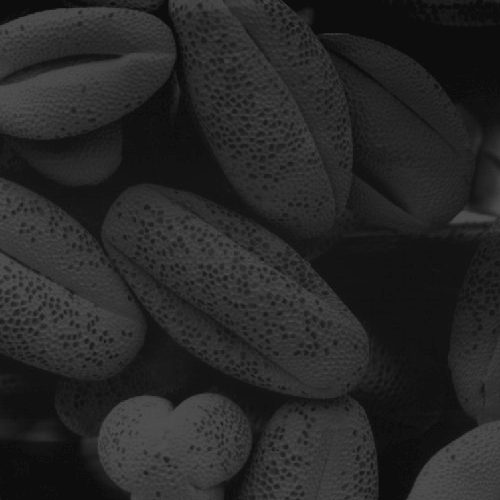
#> input picture images/Fig0320(4)(bottom_left).tif, 500 x 500 px
$ jupyter execute 'ch2 数字图像处理第二次作业.ipynb'   (shell and % lines are left out)
#> lines starting #> are read from the running program, lines starting #| are printed output that depends on the picture; long printed decimals are rounded
[cell 1]
import numpy as np
import cv2
import math
import matplotlib
from matplotlib import pyplot as plt

## histogram equalization

[cell 2]
def show_image_and_hist(image,title1="transformed image",title2="histogram distribution"):
    """
    展示图片与其对应的直方图
    """
    ax = []
    fig=plt.figure(figsize=(9, 4))
    ax.append(fig.add_subplot(1, 2, 1))
    ax[-1].set_title(title1)
    plt.imshow(image,cmap='gray')

    ax.append(fig.add_subplot(1, 2, 2))
    ax[-1].set_title(title2)
    flatten = image.ravel()
    plt.hist(flatten,np.arange(0,256))

    plt.show()

[cell 3]
""" 读入图片(灰度图)"""
path = 'images/Fig0320(4)(bottom_left).tif'
image = cv2.imread(path, 0)
#> image is the input picture: shape (500, 500); min 13, max 83, mean 38.7
g = cv2.equalizeHist(image)
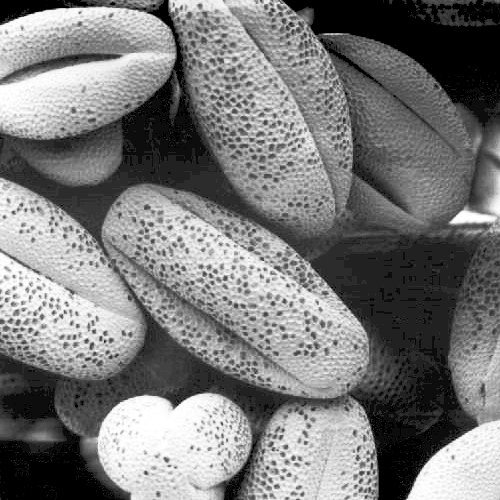
#> g: shape (500, 500); min 0, max 255, mean 121.5


hist, bins = np.histogram(image.flatten(),256,[0,255])
#> hist = 256 values, max 17718 at index 13, min 0 at index 0, mean 976.6; bins = 257 values from 0 to 255

#cumulative distribution function
cdf = hist.cumsum()
#> cdf = 256 values from 0 to 250000

cdf_m = np.ma.masked_equal(cdf,0)
cdf_m = ((cdf_m - cdf_m.min())*255)/(cdf_m.max() - cdf_m.min())
cdf_scaled = np.ma.filled(cdf_m,0).astype('uint8')
#> cdf_scaled = 256 values from 0 to 255

#image2 = np.zeros_like(image)
image2 = cdf_scaled[image].astype('uint8')

#for x in range(image.shape[0]):
#    for y in range(image.shape[1]):
#        image2[x,y] = cdf_scaled[image[x,y]]


show_image_and_hist(image,title1='original image')
show_image_and_hist(image2,title1='implement eq result')
show_image_and_hist(g,title1='opencv eq result')

[cell 4]
x_values = np.arange(0,256)
y_values = cdf_scaled[x_values].astype('uint8')
#> y_values = 256 values from 0 to 255

plt.title('mapping function')
plt.xlim((0,255))
plt.ylim((0,255))
plt.plot(x_values, y_values)
#> figure, not shown here; curve peaks at x = 83, y = 255
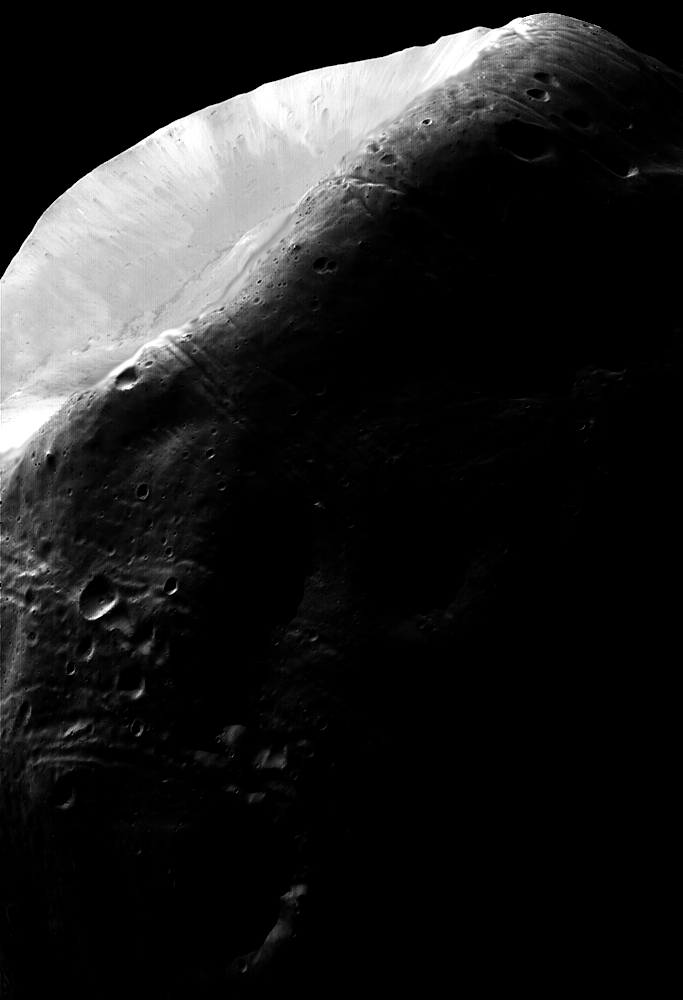
#> input picture images/Fig0323(a)(mars_moon_phobos).tif, 683 x 1000 px
#> further down, image is the input picture: shape (1000, 683); min 0, max 255, mean 31.7

[cell 5]
def generate_two_modes_gaussian(m1,sigma1,m2,sigma2,A1,A2,k):
    c1=A1*(1/((2*math.pi)**0.5)*sigma1)
    k1 = 2*(sigma1**2)
    c2=A2*(1/((2*math.pi)**0.5)*sigma2)
    k2 = 2*(sigma2**2)
    z = np.arange(0.0,1.0,1/256)
    #print(z)
    p = k + c1*np.exp(-((z-m1)**2)/k1)+c2*np.exp(-((z-m2)**2)/k2)
    p = p/np.sum(p)
    return p

[cell 6]
def find_nearest_above(my_array, target):
    # my_array是指定参考图像直方图均衡化之后的数组
    # target是原图灰度值在直方图均衡化图中对应的灰度值
    diff = my_array - target
    # 布尔数组
    mask = np.ma.less_equal(diff, -1)

    if np.all(mask):# 如果target比my_array都大
        c = np.abs(diff).argmin()
        return c # returns min index of the nearest if target is greater than any value
    masked_diff = np.ma.masked_array(diff, mask)
    return masked_diff.argmin()

[cell 7]
def hist_match(original, specified_pdf):

    oldshape = original.shape
#> oldshape = (1000, 683)
    original = original.ravel()


    # s_values 返回结果是升序排列的
    s_values, bin_idx, s_counts = np.unique(original, return_inverse=True,return_counts=True)
#> s_values = 256 values from 0 to 255; s_counts = 256 values, max 421847 at index 0, min 11 at index 90, mean 2668

    s_quantiles = np.cumsum(s_counts).astype(np.float64)
#> s_quantiles = 256 values from 421847 to 683000
    s_quantiles /= s_quantiles[-1]
#> s_quantiles = 256 values from 0.618 to 1

    t_quantiles = np.cumsum(specified_pdf).astype(np.float64)
    t_quantiles /= t_quantiles[-1]

    # np.around 0:[0,0.5], 1:(0.5,1]
    sour = np.around(s_quantiles*255)
#> sour = 256 values from 157 to 255
    temp = np.around(t_quantiles*255)
    #print(sour[:15])

    b=[]
    for data in sour[:]:
        b.append(find_nearest_above(temp,data))
#> this loop made 256 passes
#> data on passes 1 to 3: 157, 166, 173
#> after the loop, b = 256 values from 60 to 254
    #b就是映射后的灰度级
    b= np.array(b,dtype='uint8')
    # b[bin_idx]相当于逆变换
    return s_values, b, b[bin_idx].reshape(oldshape)

## histogram matching

[cell 8]
""" 读入图片(灰度图)"""
path = 'images/Fig0323(a)(mars_moon_phobos).tif'
image = cv2.imread(path, 0)
show_image_and_hist(image)

"""规定的直方图"""
gaussians = generate_two_modes_gaussian(m1=0.15,sigma1=0.05,m2=0.75, sigma2=0.05,A1=1,A2=0.07,k=0.002)
x = np.arange(0,1,1/256)
plt.plot(x,gaussians)

[cell 9]
s_values,mapping, matched_image = hist_match(image, gaussians)
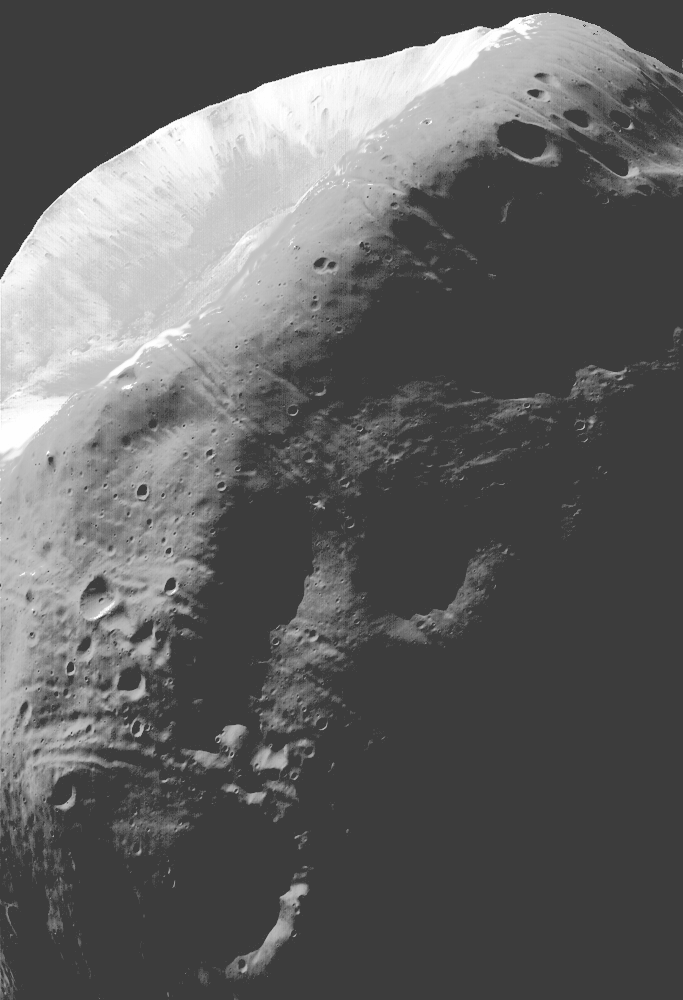
#> matched_image: shape (1000, 683); min 60, max 254, mean 97.4
#> s_values = 256 values from 0 to 255; mapping = 256 values from 60 to 254
#print(len(mapping))
show_image_and_hist(matched_image)
plt.title('mapping function')
plt.xlim((0,255))
plt.ylim((0,255))
plt.plot(s_values, mapping)
#> figure, not shown here; curve peaks at x = 255, y = 254

## intensity transformation

**用来展示的工具函数**

[cell 10]
def show_image_and_transformed(image, transformed):
    """
    展示原图与灰度变换后的图像
    """
    ax = []
    fig=plt.figure(figsize=(9, 4))
    ax.append(fig.add_subplot(1, 2, 1))
    ax[-1].set_title("origin image")
    plt.imshow(image,cmap='gray')

    ax.append(fig.add_subplot(1, 2, 2))
    ax[-1].set_title("transformed image")
    plt.imshow(transformed,cmap='gray')

    plt.show()

[cell 11]
breast_img = 'images/Fig0304(a)(breast_digital_Xray).tif'
img = cv2.imread(breast_img, 0)
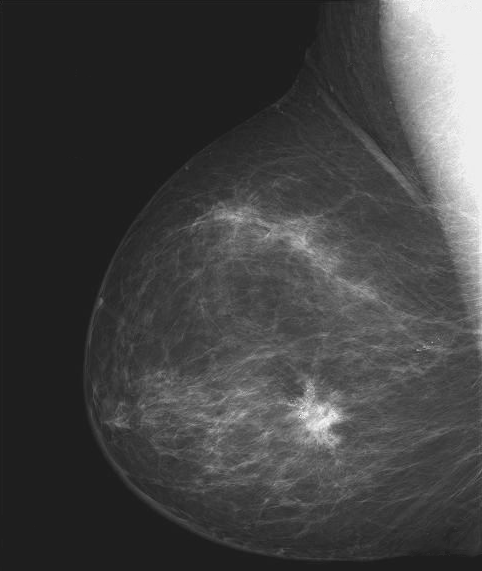
#> input picture images/Fig0304(a)(breast_digital_Xray).tif, 482 x 571 px
#> img is the input picture: shape (571, 482); min 21, max 255, mean 66.7

[cell 12]
if img.dtype=='uint8':
    img = img.astype('float')/255.

### Image Negative

[cell 13]
negative = 1. - img
show_image_and_transformed(img, negative)

### Image Stretch

[cell 14]
# ref: https://stackoverflow.com/questions/39767612/what-is-the-equivalent-of-matlabs-imadjust-in-python
# TODO 与imadjust2统一成相同的数据范围
def imadjust(src,a=None,b=None,c=None,d=None,gamma=1):
    # Similar to imadjust in MATLAB.
    # Converts an image range from [a,b] to [c,d].
    # The Equation of a line can be used for this transformation:
    #   y=((d-c)/(b-a))*(x-a)+c
    # However, it is better to use a more generalized equation:
    #   y=((x-a)/(b-a))^gamma*(d-c)+c
    # If gamma is equal to 1, then the line equation is used.
    # When gamma is not equal to 1, then the transformation is not linear.
#> called with a = 0.5, b = 0.75, c = 0, d = 1, gamma = 1
    assert len(src.shape) == 2 ,'Input image should be 2-dims'
    if np.max(src)>1.0:
        src = src.astype('float')/255.

    if not a:
        a = max(np.min(src), 0.)
    if not b:
        b = min(np.max(src), 1.)
    if not c:
        c = 0.
    if not d:
        d = 1.
    # c,d=1,0可以模拟负片效果
    if d>c:
        dst = (((src - a) / (b - a)) ** gamma) * (d - c) + c
    else:
        dst = 1 - (((src - a) / (b - a)) ** gamma) * (c - d) + c
    return dst

[cell 15]
strecth1 = imadjust(img,0.5,0.75,0,1)
strecth1[strecth1<0]=0
strecth1[strecth1>1]=1
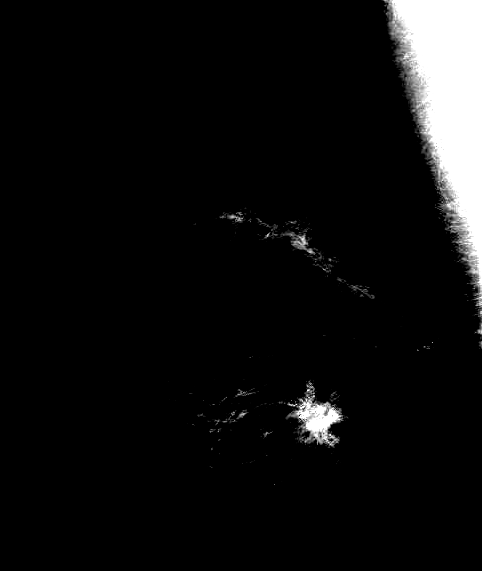
#> strecth1: shape (571, 482) float64; min 0, max 1, mean 0.06
show_image_and_transformed(img, strecth1)

[cell 16]
strecth2 = imadjust(img,None,None,None,None,2)
strecth2[strecth2<0]=0
strecth2[strecth2>1]=1
show_image_and_transformed(img, strecth2)

**较为复杂的imadjust实现，可以实现阈值的自动计算，相当于matlab中的imadjust(f,stretchlim(f),[])**

[cell 17]
# ref:https://stackoverflow.com/questions/39767612/what-is-the-equivalent-of-matlabs-imadjust-in-python
import bisect
def imadjust2(src, tol=1, vin=[0,255], vout=(0,255)):
    # src : input one-layer image (numpy array)
    # tol : tolerance, from 0 to 100.
    # vin  : src image bounds
    # vout : dst image bounds
    # return : output img

#> called with tol = 1, vout = (0, 255)
    assert len(src.shape) == 2 ,'Input image should be 2-dims'
    if np.max(src)<=1.0:
        src = (src*255).astype('uint8')


    tol = max(0, min(100, tol))

    if tol > 0:#当该参数不为0时，自动计算图像灰度级的顶部和底部tol%的像素值作为vin
        # Compute in and out limits
        # Histogram
        hist = np.histogram(src,bins=list(range(257)),range=(0,255))[0]
#> hist = 256 values, max 93879 at index 30, min 0 at index 0, mean 1075.1

        # Cumulative histogram
        cum = hist.copy()
#> cum has the same summary as hist
        for i in range(1, 256): cum[i] = cum[i - 1] + hist[i]
#> after the loop, cum = 256 values from 0 to 275222

        # Compute bounds
        total = src.shape[0] * src.shape[1]
#> total = 275222
        low_bound = total * tol / 100
#> low_bound = 2752.2
        upp_bound = total * (100 - tol) / 100
#> upp_bound = 272469.8
        vin[0] = bisect.bisect_left(cum, low_bound)
        vin[1] = bisect.bisect_left(cum, upp_bound)
        print(vin)
#| [30, 238]

    # Stretching

    vs = src-vin[0]
    vs[src<vin[0]]=0
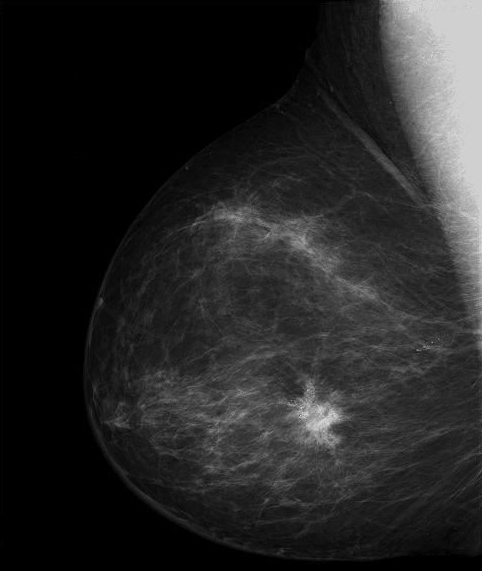
#> vs: shape (571, 482); min 0, max 225, mean 36.7
    if vout[1]>vout[0]:
        scale = (vout[1] - vout[0]) / (vin[1] - vin[0])
#> scale = 1.23
        vd = vs*scale+0.5 + vout[0]
        vd[vd>vout[1]] = vout[1]
#> vd: shape (571, 482) float64; min 0.5, max 255, mean 45.5
        dst = vd
    else:
        scale = (vout[0] - vout[1]) / (vin[1] - vin[0])
        vd = vs*scale+0.5 + vout[1]
        vd[vd>vout[0]] = vout[0]
        dst = 255 - vd
    return dst

[cell 18]
strecth3 = imadjust2(img)
show_image_and_transformed(img, strecth3)

[cell 19]
strecth4 = imadjust2(img,1,[0,255],(255,0))# 负片效果
#> call 2 of imadjust2, with tol = 1, vout = (255, 0)
#> in imadjust2 (call 2), `cum = hist.copy()`: cum has the same summary as hist
#> after the loop in imadjust2 (call 2), `for i in range(1, 256): cum[i] = cum[i - 1] + hist[i]`: cum = 256 values from 0 to 275222
#| [30, 238]
#> in imadjust2 (call 2), `dst = 255 - vd`:
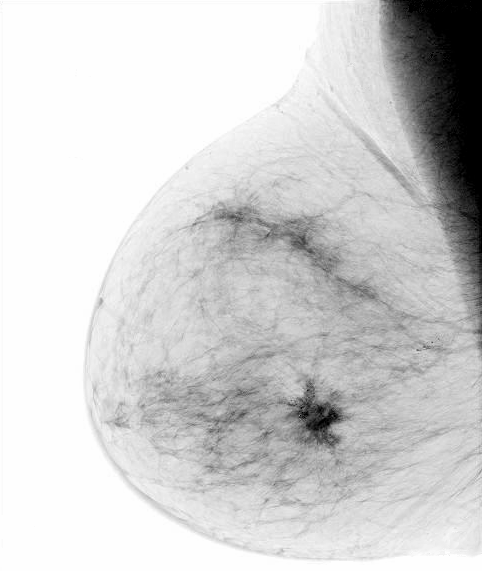
#> dst: shape (571, 482) float64; min 0, max 254.5, mean 209.5
show_image_and_transformed(img, strecth4)

### Log Transformation

[cell 20]
img = cv2.imread(breast_img,0)
# 由于傅立叶变换在第四章才接触，因此此处还是使用已有api实现傅立叶变换
# 在第四章将自己实现傅立叶变换
f = np.fft.fft2(img)
fshift = np.fft.fftshift(f)
fshift = fshift + 1e-7# 避免负数过小
print(np.max(fshift))
#| (18362332.000-3.019522409886122e-10j)
print(np.min(fshift))
#| (-1342761.065-564281.0581990157j)

[cell 21]
def normalize(img, target_min=0, target_max=1):
    imin,imax = np.min(img), np.max(img)
    scale = (target_max - target_min) / (imax - imin)
    dst = img*scale + target_min
    dst[dst>target_max] = target_max
    return dst

[cell 22]
c = 1 # c一般取1.0
g = c*(np.log(1 + fshift))
print(np.max(g))
#| (16.726-1.6444110941055832e-17j)
g = normalize(g, 0, 1)
print(np.max(g))
#| (1+0j)
# 频谱是复数
show_image_and_transformed(normalize(fshift).astype('float'), g.astype('float'))
#> in show_image_and_transformed (call 6), `ax = []`: ax = []
#> in show_image_and_transformed (call 6), `plt.show()`:
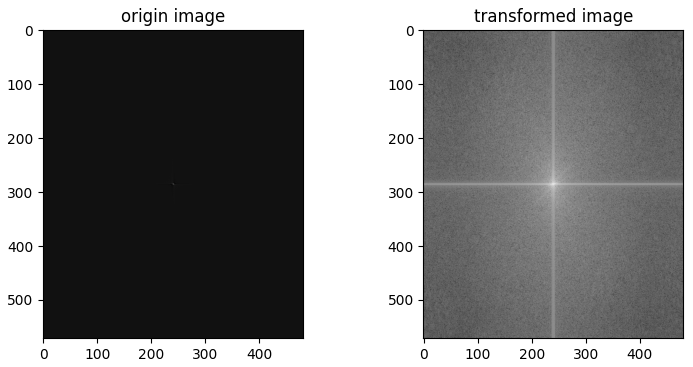
#> figure drawn by matplotlib, 2 panels

**Gamma( Power Law) Transformation**

[cell 23]
breast_img = 'images/Fig0304(a)(breast_digital_Xray).tif'
img = cv2.imread(breast_img, 0)
if img.dtype=='uint8':
    img = img.astype('float')/255.
for gamma in [0.5, 1.2, 4.2]:
    gamma_corrected = imadjust(img,None,None,None,None,gamma)
    show_image_and_transformed(img, gamma_corrected)
#> this loop made 3 passes
#> pass 1, in imadjust (call 3), `dst = (((src - a) / (b - a)) ** gamma) * (d - c) + c`:
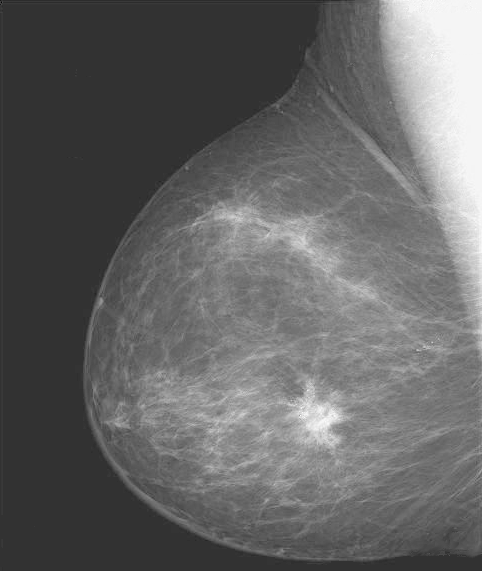
#> dst: shape (571, 482) float64; min 0, max 1, mean 0.396

### Piecewise-Linear Transformation

[cell 24]
breast_img = 'images/Fig0304(a)(breast_digital_Xray).tif'
img = cv2.imread(breast_img, 0)
def pixelVal(pix, r1, s1, r2, s2):
    if (0 <= pix and pix <= r1):
        return (s1 / r1)*pix
    elif (r1 < pix and pix <= r2):
        return ((s2 - s1)/(r2 - r1)) * (pix - r1) + s1
    else:
        return ((255 - s2)/(255 - r2)) * (pix - r2) + s2

r1 = 70
s1 = 0
r2 = 140
s2 = 60

# 类似于pandas的apply，可以将函数应用在数组的每一个元素上
pixelVal_vec = np.vectorize(pixelVal)

# Apply contrast stretching.
contrast_stretched = pixelVal_vec(img, r1, s1, r2, s2)
contrast_stretched =  np.array(contrast_stretched, dtype='uint8')
#print(np.unique(img))
#print(np.unique(contrast_stretched))
# 注意用plt的话，对于0-255范围的数需要转化为整形，否则浮点数默认范围是0-1
show_image_and_transformed(img, np.array(contrast_stretched, dtype='uint8'))

x_index = np.arange(0,256)
plt.plot(x_index,pixelVal_vec(x_index,r1, s1, r2, s2))
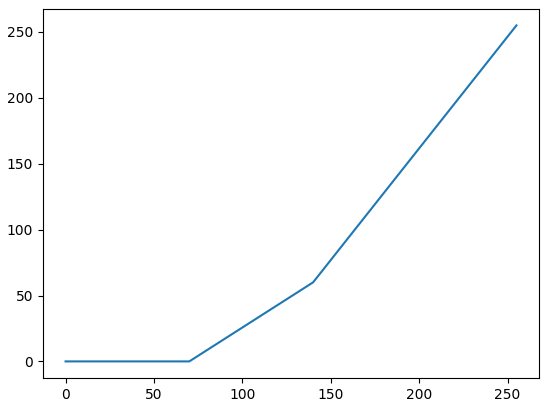
#> figure drawn by matplotlib, 1 panel; curve peaks at x = 255, y = 255
